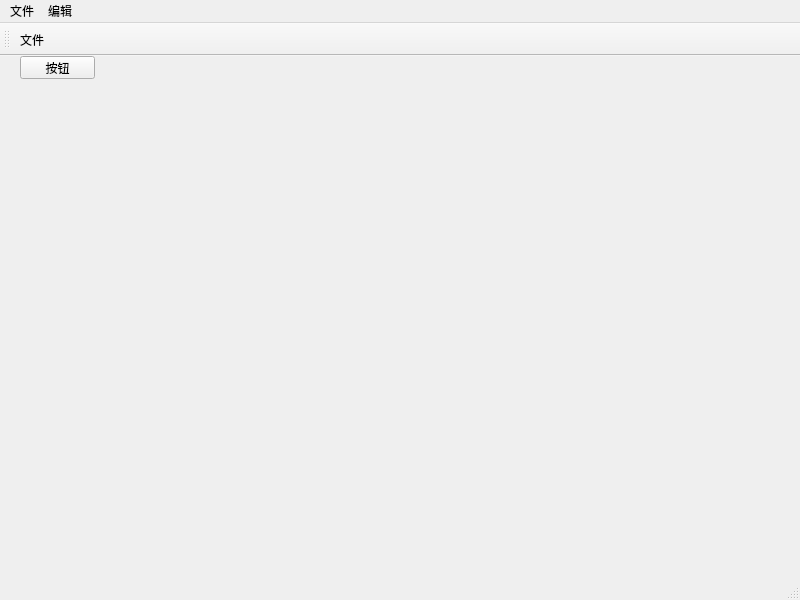
<?xml version="1.0" encoding="UTF-8"?>
<ui version="4.0">
 <class>MainWindow</class>
 <widget class="QMainWindow" name="MainWindow">
  <property name="geometry">
   <rect>
    <x>0</x>
    <y>0</y>
    <width>800</width>
    <height>600</height>
   </rect>
  </property>
  <property name="windowTitle">
   <string>MainWindow</string>
  </property>
  <widget class="QWidget" name="centralwidget">
   <widget class="QPushButton" name="btn1">
    <property name="geometry">
     <rect>
      <x>20</x>
      <y>0</y>
      <width>75</width>
      <height>23</height>
     </rect>
    </property>
    <property name="text">
     <string>按钮</string>
    </property>
   </widget>
   <widget class="QWidget" name="gridLayoutWidget">
    <property name="geometry">
     <rect>
      <x>0</x>
      <y>30</y>
      <width>751</width>
      <height>491</height>
     </rect>
    </property>
    <layout class="QGridLayout" name="gridLayout"/>
   </widget>
  </widget>
  <widget class="QMenuBar" name="menubar">
   <property name="geometry">
    <rect>
     <x>0</x>
     <y>0</y>
     <width>800</width>
     <height>23</height>
    </rect>
   </property>
   <widget class="QMenu" name="menu">
    <property name="title">
     <string>文件</string>
    </property>
    <addaction name="actionxinjain"/>
    <addaction name="actiondakai"/>
    <addaction name="actionbaocun"/>
   </widget>
   <widget class="QMenu" name="menu_2">
    <property name="title">
     <string>编辑</string>
    </property>
    <addaction name="actiondaxiao"/>
   </widget>
   <addaction name="menu"/>
   <addaction name="menu_2"/>
  </widget>
  <widget class="QStatusBar" name="statusbar"/>
  <widget class="QToolBar" name="toolBar">
   <property name="windowTitle">
    <string>toolBar</string>
   </property>
   <attribute name="toolBarArea">
    <enum>TopToolBarArea</enum>
   </attribute>
   <attribute name="toolBarBreak">
    <bool>false</bool>
   </attribute>
   <addaction name="addWinAction"/>
  </widget>
  <action name="actionxinjain">
   <property name="checkable">
    <bool>true</bool>
   </property>
   <property name="text">
    <string>新建</string>
   </property>
   <property name="shortcut">
    <string>Ctrl+N</string>
   </property>
  </action>
  <action name="actiondakai">
   <property name="text">
    <string>打开</string>
   </property>
   <property name="shortcut">
    <string>Ctrl+O</string>
   </property>
  </action>
  <action name="actionbaocun">
   <property name="text">
    <string>保存</string>
   </property>
   <property name="shortcut">
    <string>Ctrl+S</string>
   </property>
  </action>
  <action name="actiondaxiao">
   <property name="text">
    <string>大小</string>
   </property>
  </action>
  <action name="addWinAction">
   <property name="text">
    <string>文件</string>
   </property>
   <property name="toolTip">
    <string>文件</string>
   </property>
  </action>
 </widget>
 <resources/>
 <connections/>
</ui>
